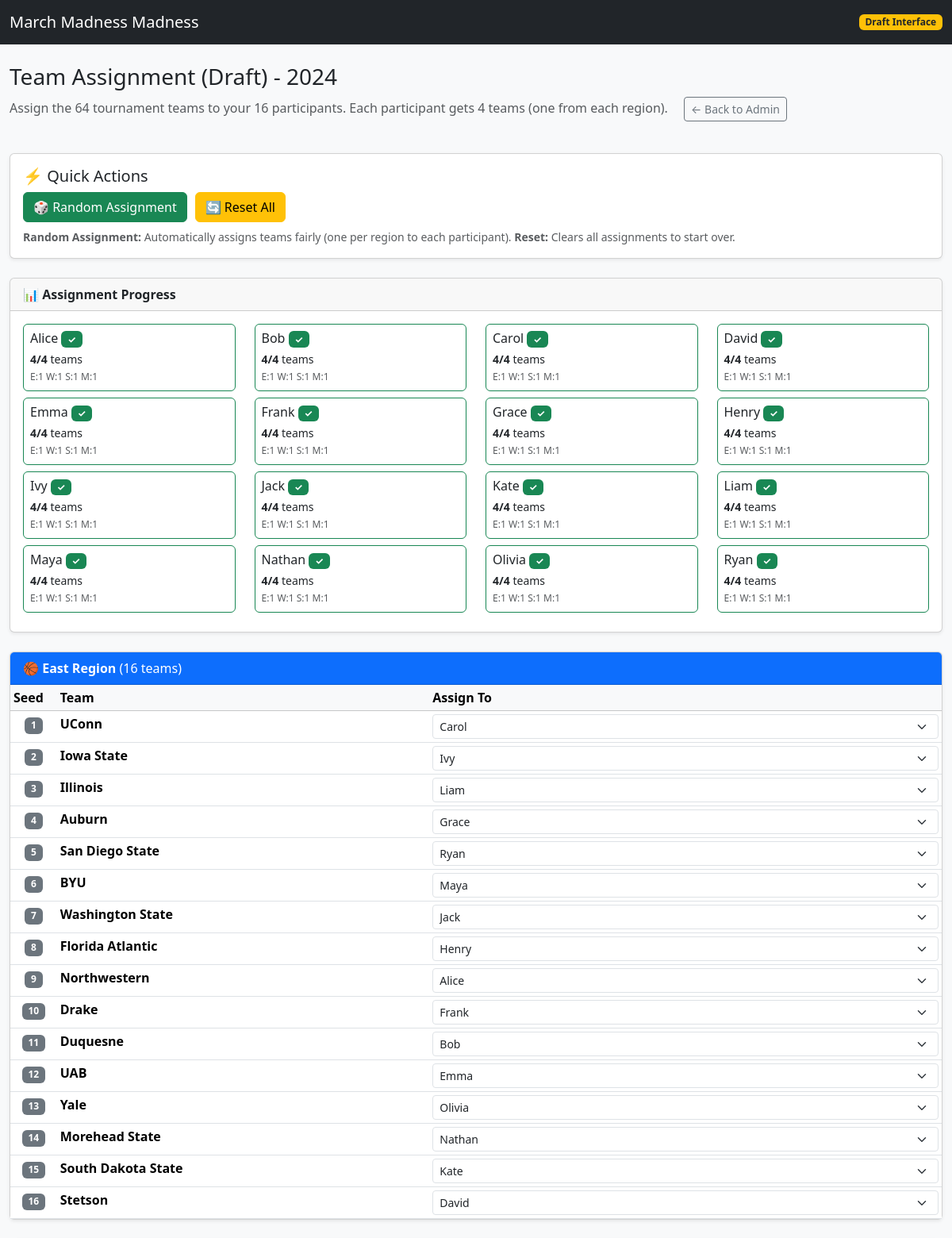
/admin/draft (upper part), run on the app's committed database.
### models.py (models this page shows, shortened)
class Participant(db.Model):
    id = db.Column(db.Integer, primary_key=True)
    name = db.Column(db.String(100), nullable=False, unique=True)
    email = db.Column(db.String(120), nullable=True)

class Team(db.Model):
    id = db.Column(db.Integer, primary_key=True)
    name = db.Column(db.String(100), nullable=False, unique=False)
    seed = db.Column(db.Integer, nullable=True)
    region = db.Column(db.String(50), nullable=True)
    year = db.Column(db.Integer, nullable=False,
                     index=True, default=current_year)
    initial_owner_id = db.Column(
        db.Integer, db.ForeignKey("participant.id"), nullable=True)
    current_owner_id = db.Column(
        db.Integer, db.ForeignKey("participant.id"), nullable=True)
    initial_owner = db.relationship("Participant", foreign_keys=[
                                    initial_owner_id], lazy="joined")
    current_owner = db.relationship("Participant", foreign_keys=[
                                    current_owner_id], lazy="joined")

### app.py (the view)
    @app.route("/admin/draft")
    def admin_draft():
        from flask import render_template, flash, redirect, url_for
        from models import Participant, Team
        participants = Participant.query.order_by(Participant.name.asc()).all()
        if len(participants) != 16:
            flash(f"Need exactly 16 participants for draft (currently have {len(participants)})", "error")
            return redirect(url_for("admin_participants"))
        years = [y for (y,) in db.session.query(Team.year).distinct().order_by(Team.year.desc()).all()]
        current_year = years[0] if years else datetime.now(timezone.utc).year
        teams = Team.query.filter_by(year=current_year).order_by(
            Team.region.asc(),
            Team.seed.asc()
        ).all()
        if len(teams) < 64:
            flash(f"Need 64 teams for draft (currently have {len(teams)} for {current_year})", "error")
            return redirect(url_for("admin"))
        from collections import defaultdict
        teams_by_region = defaultdict(list)
        for team in teams:
            teams_by_region[team.region].append(team)
        assignment_stats = {}
        for participant in participants:
            owned_teams = Team.query.filter_by(
                year=current_year,
                initial_owner_id=participant.id
            ).all()
            regions = {"East": 0, "West": 0, "South": 0, "Midwest": 0}
            for team in owned_teams:
                if team.region in regions:
                    regions[team.region] += 1
            assignment_stats[participant.id] = {
                "total": len(owned_teams),
                "regions": regions,
                "complete": len(owned_teams) == 4 and all(c == 1 for c in regions.values())
            }
        return render_template(
            "admin_draft.html",
            participants=participants,
            teams_by_region=dict(teams_by_region),
            assignment_stats=assignment_stats,
            year=current_year
        )

### templates/admin_draft.html (shortened to what this page needs)
<!DOCTYPE html>
<html lang="en">
<head>
  <link
    href="https://cdn.jsdelivr.net/npm/bootstrap@5.3.3/dist/css/bootstrap.min.css"
    rel="stylesheet"
  />
  <link rel="stylesheet" href="{{ url_for('static', filename='style.css') }}" />
</head>
<body class="bg-light">
  <nav class="navbar navbar-dark bg-dark">
    <div class="container-fluid">
      <a href="{{ url_for('home') }}" class="navbar-brand">March Madness Madness</a>
      <span class="badge bg-warning text-dark">Draft Interface</span>
    </div>
  </nav>
  <main class="container-fluid py-4">
    <div class="row mb-4">
      <div class="col">
        <h1 class="h3">Team Assignment (Draft) - {{ year }}</h1>
        <p class="text-muted">
          Assign the 64 tournament teams to your 16 participants. Each participant gets 4 teams (one from each region).
          <a href="{{ url_for('admin') }}" class="btn btn-sm btn-outline-secondary ms-3">← Back to Admin</a>
        </p>
      </div>
    </div>
    <div class="row mb-4">
      <div class="col-md-12">
        <div class="card shadow-sm">
          <div class="card-body">
            <h5 class="card-title">⚡ Quick Actions</h5>
            <div class="btn-group" role="group">
              <form method="post" action="{{ url_for('admin_draft_random') }}" class="inline-form" onsubmit="return confirm('Randomly assign all teams? This will overwrite any existing assignments.');">
                <button type="submit" class="btn btn-success">
                  🎲 Random Assignment
                </button>
              </form>
              <form method="post" action="{{ url_for('admin_draft_reset') }}" class="inline-form-with-margin" onsubmit="return confirm('Clear all assignments? This cannot be undone.');">
                <button type="submit" class="btn btn-warning">
                  🔄 Reset All
                </button>
              </form>
            </div>
            <p class="text-muted small mt-2 mb-0">
              <strong>Random Assignment:</strong> Automatically assigns teams fairly (one per region to each participant).
              <strong>Reset:</strong> Clears all assignments to start over.
            </p>
          </div>
        </div>
      </div>
    </div>
    <div class="row mb-4">
      <div class="col-md-12">
        <div class="card shadow-sm">
          <div class="card-header">
            <strong>📊 Assignment Progress</strong>
          </div>
          <div class="card-body">
            <div class="row">
              {% for participant in participants %}
              <div class="col-md-3 col-sm-6 mb-2">
                <div class="card {% if assignment_stats[participant.id].complete %}border-success{% elif assignment_stats[participant.id].total > 0 %}border-warning{% endif %}">
                  <div class="card-body p-2">
                    <h6 class="card-title mb-1">
                      {{ participant.name }}
                      {% if assignment_stats[participant.id].complete %}
                        <span class="badge bg-success complete-badge">✓</span>
                      {% endif %}
                    </h6>
                    <p class="card-text small mb-0">
                      <strong>{{ assignment_stats[participant.id].total }}/4</strong> teams
                      <br>
                      <span class="text-muted region-text-small">
                        E:{{ assignment_stats[participant.id].regions.East }}
                        W:{{ assignment_stats[participant.id].regions.West }}
                        S:{{ assignment_stats[participant.id].regions.South }}
                        M:{{ assignment_stats[participant.id].regions.Midwest }}
                      </span>
                    </p>
                  </div>
                </div>
              </div>
              {% endfor %}
            </div>
          </div>
        </div>
      </div>
    </div>
    <form method="post" action="{{ url_for('admin_draft_assign') }}" id="draftForm">
      {% for region in ["East", "West", "South", "Midwest"] %}
        {% if region in teams_by_region %}
        <div class="card shadow-sm mb-4">
          <div class="card-header bg-primary text-white">
            <strong>🏀 {{ region }} Region</strong> ({{ teams_by_region[region]|length }} teams)
          </div>
          <div class="card-body p-0">
            <div class="table-responsive">
              <table class="table table-sm table-hover mb-0 draft-table">
                <thead class="table-light">
                  <tr>
                    <th>Seed</th>
                    <th>Team</th>
                    <th>Assign To</th>
                  </tr>
                </thead>
                <tbody>
                  {% for team in teams_by_region[region] %}
                  <tr class="team-row">
                    <td class="text-center">
                      <span class="badge bg-secondary">{{ team.seed }}</span>
                    </td>
                    <td>
                      <strong>{{ team.name }}</strong>
                    </td>
                    <td>
                      <select
                        name="team_{{ team.id }}"
                        class="form-select form-select-sm"
                        data-region="{{ region }}"
                      >
                        {% for participant in participants %}
                        <option
                          value="{{ participant.id }}"
                          {% if team.initial_owner_id == participant.id %}selected{% endif %}
                        >
                          {{ participant.name }}
                        </option>
                        {% endfor %}
                      </select>
                    </td>
                  </tr>
                  {% endfor %}
                </tbody>
              </table>
            </div>
          </div>
        </div>
        {% endif %}
      {% endfor %}
    </form>
  </main>
</body>
</html>

### static/style.css (style rules this page uses)
.text-muted.small { font-size: 0.875rem; font-weight: 500; }
.form-select-sm { min-width: 100px; }
.complete-badge { animation: pulse 2s ease-in-out infinite; }
.inline-form { display: inline; }
.inline-form-with-margin { display: inline; margin-left: 10px; }
.region-text-small { font-size: 0.75rem; }
.draft-table th:nth-child(1) { width: 5%; }
.draft-table th:nth-child(2) { width: 40%; }
.draft-table th:nth-child(3) { width: 55%; }

### data on the page
Participant: name "Alice", assignment_stats "4", assignment_stats "1"
Participant: name "Bob", assignment_stats "4", assignment_stats "1"
Participant: name "Carol", id "4", assignment_stats "1"
Participant: name "David", assignment_stats "4", assignment_stats "1"
Participant: name "Emma", assignment_stats "4", assignment_stats "1"
Participant: name "Frank", assignment_stats "4", assignment_stats "1"
Participant: name "Grace", assignment_stats "4", assignment_stats "1"
Participant: name "Henry", assignment_stats "4", assignment_stats "1"
Participant: name "Ivy", assignment_stats "4", assignment_stats "1"
Participant: name "Jack", assignment_stats "4", assignment_stats "1"
Participant: name "Kate", assignment_stats "4", assignment_stats "1"
Participant: name "Liam", assignment_stats "4", assignment_stats "1"
Participant: name "Maya", assignment_stats "4", assignment_stats "1"
Participant: name "Nathan", assignment_stats "4", assignment_stats "1"
Participant: name "Olivia", assignment_stats "4", assignment_stats "1"
Participant: name "Ryan", assignment_stats "4", id "1"
Team: seed "1", name "UConn", initial_owner+id "Carol"
Team: seed "2", name "Iowa State", initial_owner+id "Ivy"
Team: seed "3", name "Illinois", initial_owner+id "Liam"
Team: seed "4", name "Auburn", initial_owner+id "Grace"
Team: seed "5", name "San Diego State", initial_owner+id "Ryan"
Team: seed "6", name "BYU", initial_owner+id "Maya"
Team: seed "7", name "Washington State", initial_owner+id "Jack"
Team: seed "8", name "Florida Atlantic", initial_owner+id "Henry"
Team: seed "9", name "Northwestern", initial_owner+id "Alice"
Team: seed "10", name "Drake", initial_owner+id "Frank"
Team: seed "11", name "Duquesne", initial_owner+id "Bob"
Team: seed "12", name "UAB", initial_owner+id "Emma"
Team: seed "13", name "Yale", initial_owner+id "Olivia"
Team: seed "14", name "Morehead State", initial_owner+id "Nathan"
Team: seed "15", name "South Dakota State", initial_owner+id "Kate"
Team: seed "16", name "Stetson", initial_owner+id "David"

### other printed values
{{ region }} "East"
{{ teams_by_region[region]|length }} "16"
